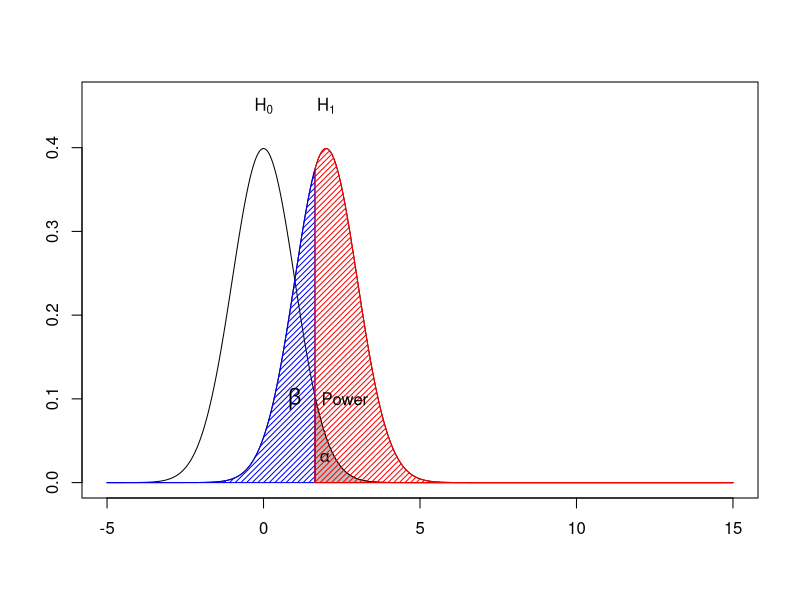
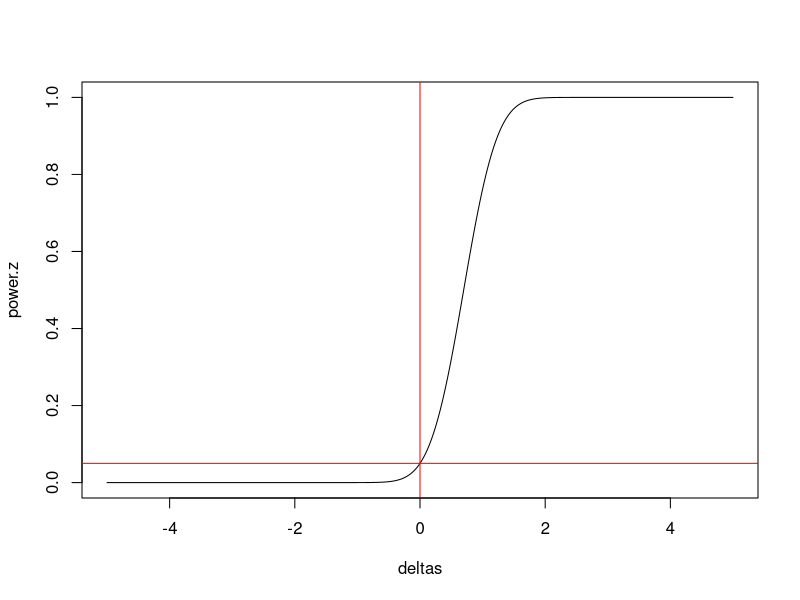
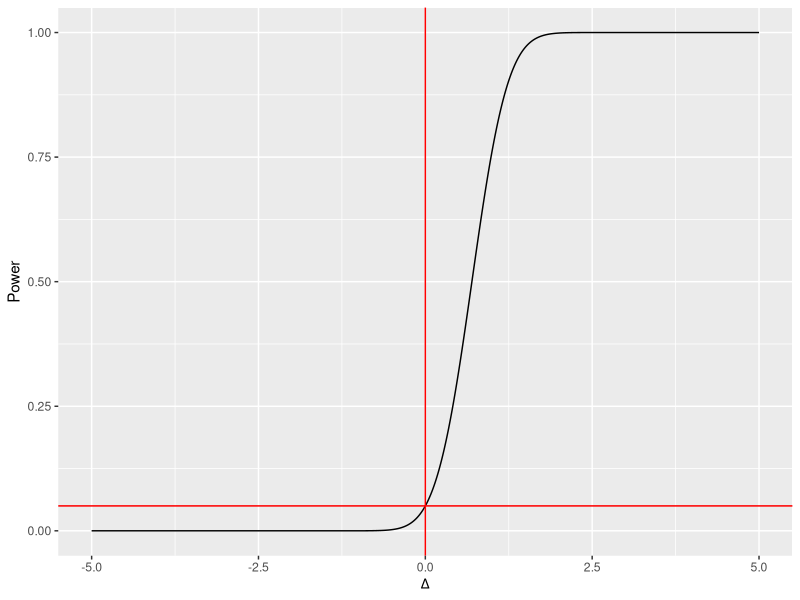

These charts were generated, in order, by the following R code:
# alpha = P(rej h0 | h0), beta = P(rej h0 | h1)
# 1-alpha is the power of a test, probability of committing type 2 errors
# power = P(rej h0 | h1) = 1-beta
# alpha = false positive, beta = false negative
# alpha is called the size of the test
# 1-beta is called the power of the test
# usually alpha is a fixed value and beta is a function that depends on a variable


# one side, side right tail test
# h0 = mu <= mu0
# h1 = mu > mu0
# X ~ N(mu, sigma^2) where sigma^2 is known
# n is number of observations
# z test, zobs = (xbar - mu0) / ( sqrt(sigma^2/n) ) ~ N(0,1)
# Power(mu) = P(zobs > z_(1-alpha) | H1) =
# = P((xbar - mu0) / (sigma / sqrt(n)) +- mu1 > z_(1-alpha)|H1) =
# = P((xbar - mu0) / (sigma / sqrt(n)) +- mu1 > z_(1-alpha)|mu1) =
# = P((xbar - mu1 + mu1 - mu0) / (sigma / sqrt(n)) +- mu1 > z_(1-alpha)|mu1) =
# let's now call mu1-mu0 = delta #
# also xbar-mu1 / (--) under h1 is standardized, because mu1 is the true mean #
# = P(z > z_(1-alpha)-sqrt(n)*delta/sigma|mu1) =
# = 1 - P(z < z_(1-alpha)-sqrt(n)*delta/sigma|mu1) =
# the second part is just a distr function #
# 1 - fi(z_(1-alpha) - sqrt(n)*delta/sigma)
# delta is the only variable inside the expr, the higher the delta, the more powerful
# the test is. delta = mu1-mu0. if delta>>1, then fi(-)<<1, 1-fi(-) ~ 1

# let's try to translate all of this now
x = seq(-5,15,by=0.01)
y = dnorm(x)
sig.level = 0.05 #alpha
q1 = qnorm(sig.level, lower.tail=FALSE) # z_(1-alpha), could have also written qnorm(1-sig.level)

# plot x vs y
plot(x,y,type="l", xlim=c(-5,15), ylim=c(0,0.46), xlab = "", ylab="")
text(x = 0, y = 0.45, labels = expression("H"[0]))

# filling the alpha area
polygon(
  c(q1, x[x>q1], max(x)),
  c(0, y[x>q1], 0),
  col="gray"
)
text(x=1.95, y=0.03, labels=expression(alpha))

# let us work now with H1 instead of H0
y1 = dnorm(x, mean = 2)
lines(x,y1, xlim=c(-5,15))
text(x=2, y= 0.45, labels=expression("H"[1]))

polygon(
  c(min(x), x[x<q1], q1),
  c(0, y1[x<=q1], 0),
  col="blue", density=25
)
text(x = 1, y= 0.1, labels=expression(beta), cex=1.3)
polygon(
  c(q1, x[x>=q1], max(x)),
  c(0, y1[x>=q1], 0),
  col="red", density=25
)
text(x=2.6, y = 0.1, labels="Power")

# what is alpha
set.seed(12)
M = 10^5
n = 20
rej = numeric(M)

for(i in 1:M) {
  x = rnorm(n, mean=0,sd=1)
  rej[i] = (mean(x)-0) / ( sqrt(1 / n) ) > qnorm(0.95)
}

mean(rej) # this is how you compute the significance level

#About the power function
n = 50 # sample size is equal to 50
sigma = 3 # known value in the population so we can use a z test
sig.level = 0.05 #significance level
delta = 1 #difference between the true value and the one under H0
# \Delta = \mu_1 - \mu_0

# one sided test (right)
# H0 : mu <= mu0
# H1 : mu > mu0

# P(Z > z_{1-alpha} - sqrt(n)*\Delta / \sigma)

pnorm(
  qnorm(sig.level, lower.tail = FALSE) - sqrt(n) * delta / sigma,
  lower.tail = FALSE
)

# can we obtain an estimate of this by simulaton?
set.seed(1)
M = 10^5

rej = numeric(M)

for (i in 1:M) {
  x = rnorm(n, mean=1, sd=3)
  rej[i] = (mean(x) - 0) / (3 / sqrt(n)) > qnorm(0.95)
}

mean(rej)

# power function
# let us try now with many different delta values
deltas = seq(-5, 5, l = 1001)

power.z = pnorm(
  qnorm(sig.level, lower.tail = F) - sqrt(n) * deltas / sigma, lower.tail=F
)


plot(deltas, power.z, type= "l")
abline(h = sig.level, col="red")
abline(v = 0, col="red")
# before 0 h0 wins, after 0 h1 wins
# useful plot to distinguish which hypothesys to reject and which to embrace

# in virtuale teaching materials you can find some more examples of the power on the test
# replicate the plot with ggplot and play with t test function for hyp test

# use ggplot2
require(ggplot2)

df = data.frame(delta = deltas, power = power.z)

ggplot(df, aes(x=delta, y=power))+
  geom_line()+
  geom_hline(yintercept=sig.level, color="red")+
  geom_vline(xintercept=0, color="red")+
  labs(x=expression(Delta), y="Power")


# the t test in R
# H0 : mu = 22
# H1 : mu != 22

set.seed(7)
n = 30
x = rnorm(n, mean = 20, sd = 2)

t.test(x)
t.test(x, mu=22)
t.test(x, mu=22, alternative="l")
t.test(x, mu=22, alternative="g")
t.test(x, mu=22, conf.level = 0.99)

# can't use the t.test without having the data, so it's important to know also
# the other method for when you have sinthetic measures instead of full dataset
